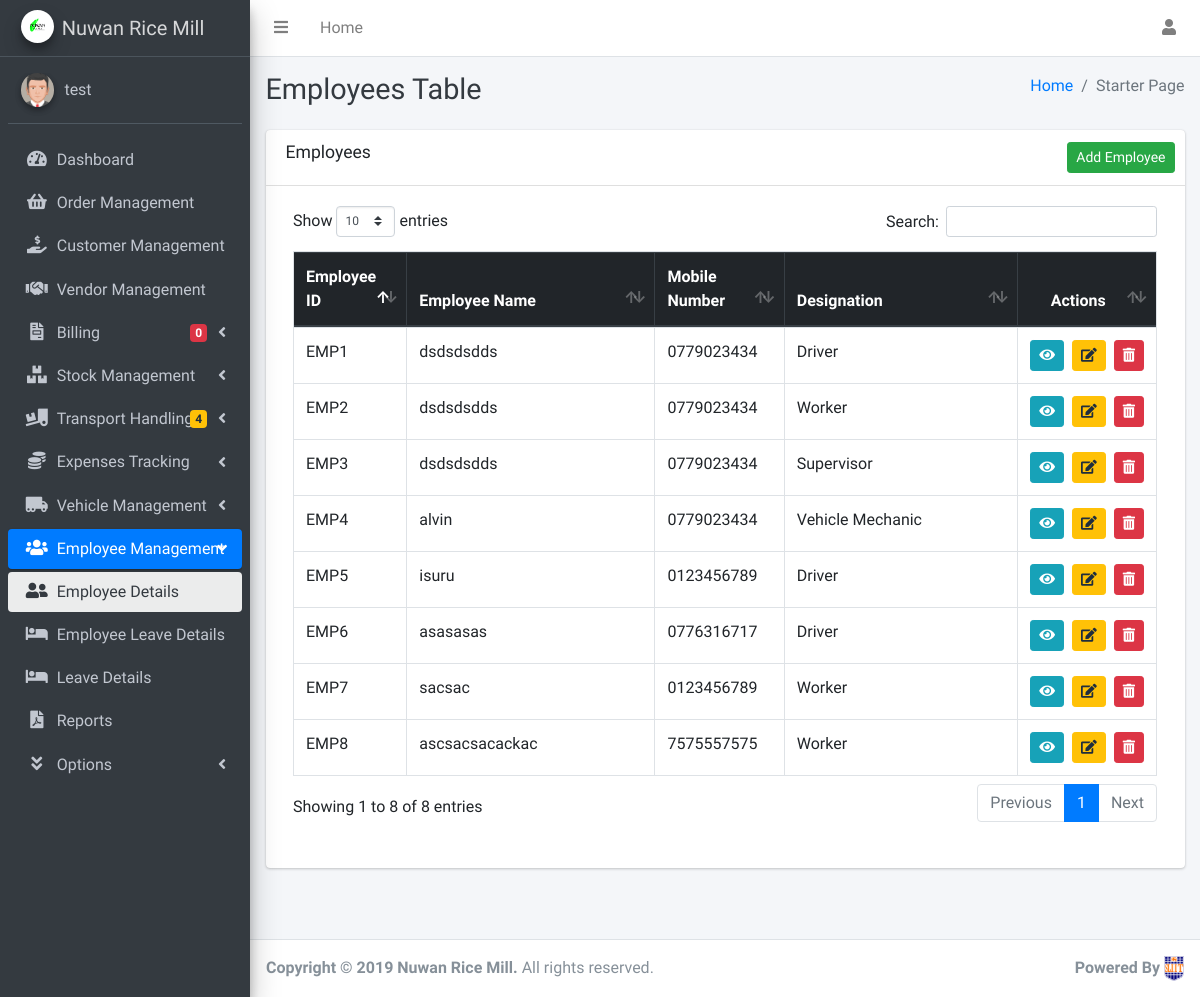
The app's page /Employee/EmployeeTable.php (signed in) with its own data.
### tables this page shows
CREATE TABLE `employee` (
  `id` int(11) NOT NULL,
  `empid` varchar(50) NOT NULL,
  `fullname` varchar(200) NOT NULL,
  `name` varchar(100) NOT NULL,
  `dob` date NOT NULL,
  `gender` varchar(10) NOT NULL,
  `nicnum` varchar(12) NOT NULL,
  `mnumber` varchar(10) NOT NULL,
  `empaddress` varchar(250) NOT NULL,
  `jondate` date NOT NULL,
  `emptype` varchar(15) NOT NULL,
  `designation` varchar(25) NOT NULL,
  `DrivingLicenNum` varchar(50) NOT NULL,
  `Imglocation` varchar(200) NOT NULL,
  `Imgstatus` varchar(2) NOT NULL
);

### Employee/EmployeeTable.php (the view, shortened to what this page needs)
<?php
include '../inc/Dashboardcalculations.php';
$query = "SELECT * FROM employee";
$employees = mysqli_query($con, $query);
?>
<!DOCTYPE html>
<html lang="en">
<head>
    <link rel="stylesheet" href="../dist/css/customCSS.css">
    <link rel="stylesheet" href="../plugins/overlayScrollbars/css/OverlayScrollbars.min.css">
    <link rel="stylesheet" href="../plugins/fontawesome-free/css/all.min.css">
    <link rel="stylesheet" href="../dist/css/adminlte.min.css">
    <link rel="stylesheet" href="../plugins/datatables-bs4/css/dataTables.bootstrap4.css">
    <link rel="stylesheet" href="../sweetalert/sweetalert2.min.css">
</head>
<body class="hold-transition sidebar-mini layout-fixed layout-navbar-fixed layout-footer-fixed">
    <div class="wrapper">
        <nav class="main-header navbar navbar-expand navbar-white navbar-light">
            <ul class="navbar-nav">
                <li class="nav-item">
                    <a class="nav-link" data-widget="pushmenu" href="#"><i class="fas fa-bars"></i></a>
                </li>
                <li class="nav-item d-none d-sm-inline-block">
                    <a href="#" class="nav-link">Home</a>
                </li>
            </ul>
            <ul class="navbar-nav ml-auto">
                <li class="nav-item dropdown">
                    <a class="nav-link" data-toggle="dropdown" href="#">
                        <i class="fa fa-user"></i>
                    </a>
                </li>
            </ul>
        </nav>
        <aside class="main-sidebar sidebar-dark-primary elevation-4">
            <a href="index3.html" class="brand-link">
                <img src="../dist/img/RICE.jpg" alt="Company Logo" class="brand-image img-circle elevation-3">
                <span class="brand-text font-weight-light">Nuwan Rice Mill</span>
            </a>
            <div class="sidebar">
                <div class="user-panel mt-3 pb-3 mb-3 d-flex">
                    <div class="image">
                        <img src="../dist/img/4.jpg" class="img-circle elevation-2" alt="User Image">
                    </div>
                    <div class="info">
                        <a href="#" class="d-block"><?php echo $_SESSION['username']; ?></a>
                    </div>
                </div>
                <nav class="mt-2">
                    <ul class="nav nav-pills nav-sidebar flex-column" data-widget="treeview" role="menu" data-accordion="false">
                        <li class="nav-item">
                            <a href="../index.php" class="nav-link">
                                <i class="nav-icon fas fa-tachometer-alt"></i>
                                <p>Dashboard</p>
                            </a>
                        </li>
                        <li class="nav-item">
                            <a href="../Order/OrderTable.php" class="nav-link">
                                <i class="nav-icon fas fa-shopping-basket"></i>
                                <p>Order Management</p>
                            </a>
                        </li>
                        <li class="nav-item">
                            <a href="../Customer/CustomerTable.php" class="nav-link">
                                <i class="nav-icon fas fa-hand-holding-usd"></i>
                                <p>Customer Management</p>
                            </a>
                        </li>
                        <li class="nav-item">
                            <a href="../Vendor/VendorTable.php" class="nav-link">
                                <i class="nav-icon fas fa-handshake"></i>
                                <p>Vendor Management</p>
                            </a>
                        </li>
                        <li class="nav-item has-treeview">
                            <a href="#" class="nav-link">
                                <i class="nav-icon fas fa-file-invoice"></i>
                                <p>Billing
                                    <i class="right fas fa-angle-left"></i>
                                    <span class="badge badge-danger right"><?php num_of_new_orders(); ?></span>
                                </p>
                            </a>
                        </li>
                        <li class="nav-item has-treeview">
                            <a href="#" class="nav-link ">
                                <i class="nav-icon fas fa-boxes"></i>
                                <p>Stock Management
                                    <i class="right fas fa-angle-left"></i>
                                </p>
                            </a>
                        </li>
                        <li class="nav-item has-treeview">
                            <a href="#" class="nav-link">
                                <i class="nav-icon fas fa-truck-loading"></i>
                                <p>Transport Handling
                                    <i class="right fas fa-angle-left"></i>
                                    <span class="badge badge-warning right"><?php num_of_transportAction(); ?></span>
                                </p>
                            </a>
                        </li>
                        <li class="nav-item">
                            <a href="" class="nav-link">
                                <i class="nav-icon fas fa-coins"></i>
                                <p>Expenses Tracking
                                    <i class="right fas fa-angle-left"></i>
                                </p>
                            </a>
                        </li>
                        <li class="nav-item">
                            <a href="" class="nav-link">
                                <i class="nav-icon fas fa-truck-moving"></i>
                                <p>Vehicle Management
                                    <i class="right fas fa-angle-left"></i>
                                </p>
                            </a>
                        </li>
                        <li class="nav-item has-treeview menu-open">
                            <a href="" class="nav-link active">
                                <i class="nav-icon fas fa-users"></i>
                                <p>Employee Management
                                    <i class="right fas fa-angle-left"></i>
                                </p>
                            </a>
                            <ul class="nav nav-treeview">
                                <li class="nav-item">
                                    <a href="../Employee/EmployeeTable.php" class="nav-link active">
                                        <i class="nav-icon fas fa-user-friends"></i>
                                        <p>Employee Details</p>
                                    </a>
                                </li>
                                <li class="nav-item">
                                    <a href="../Employee/Leave/LeaveManagementTable.php" class="nav-link">
                                        <i class="nav-icon fas fa-bed"></i>
                                        <p>Employee Leave Details</p>
                                    </a>
                                </li>
                                <li class="nav-item">
                                    <a href="../Employee/Leave/LeaveTypeTable.php" class="nav-link">
                                        <i class="nav-icon fas fa-bed"></i>
                                        <p>Leave Details</p>
                                    </a>
                                </li>
                            </ul>
                        </li>
                        <li class="nav-item">
                            <a href="../Reports/EmployeeReport.php" class="nav-link">
                                <i class="nav-icon fas fa-file-pdf"></i>
                                <p>Reports</p>
                            </a>
                        </li>
                        <li class="nav-item has-treeview">
                            <a href="" class="nav-link">
                                <i class="nav-icon fas fa-angle-double-down"></i>
                                <p>
                                    Options
                                    <i class="right fas fa-angle-left"></i>
                                </p>
                            </a>
                        </li>
                    </ul>
                </nav>
            </div>
        </aside>
        <div class="content-wrapper">
            <div class="content-header">
                <div class="container-fluid">
                    <div class="row mb-2">
                        <div class="col-sm-6">
                            <h1 class="m-0 text-dark">Employees <span>Table</span></h1>
                        </div>
                        <div class="col-sm-6">
                            <ol class="breadcrumb float-sm-right">
                                <li class="breadcrumb-item"><a href="#">Home</a></li>
                                <li class="breadcrumb-item active">Starter Page</li>
                            </ol>
                        </div>
                    </div>
                </div>
            </div>
            <div class="content">
                <div class="container-fluid">
                    <div class="card mb-5">
                        <div class="card-header">
                            <h3 class="card-title">Employees</h3>
                            <div class="card-tools">
                                <a href="AddEmployee.php"><button type="button" class="btn btn-success btn-sm">Add Employee</button></a>
                            </div>
                        </div>
                        <div class="card-body">
                            <div class="table-responsive">
                                <div class="dataTables_wrapper container-fluid dt-bootstrap4">
                                    <table id="example1" class="table table-bordered table-hover">
                                        <thead class="thead-dark">
                                            <tr>
                                                <th style="width: 12%">Employee ID</th>
                                                <th>Employee Name</th>
                                                <th style="width: 15%">Mobile Number</th>
                                                <th>Designation</th>
                                                <th class="text-center" style="width: 10%">Actions</th>
                                            </tr>
                                        </thead>
                                        <tbody>
                                            <?php
                                            while ($row = mysqli_fetch_assoc($employees)) {
                                                $id = $row['id'];
                                                $empID = $row['empid'];
                                                $empName = $row['name'];
                                                $empMNumber = $row['mnumber'];
                                                $designation = $row['designation'];
                                            ?>
                                                <tr>
                                                    <td><?php echo $empID ?></td>
                                                    <td><?php echo $empName ?></td>
                                                    <td><?php echo $empMNumber ?></td>
                                                    <td><?php echo $designation ?></td>
                                                    <td class="text-center">
                                                        <div class="btn-group btn-group-sm">
                                                            <a href="ViewEmployeeDetails.php?eid=<?php echo $id  ?>"><button type="button" class="btn btn-info btn-sm" data-toggle="tooltip" data-placement="top" title="View">
                                                                    <i class="fas fa-eye"></i>
                                                                </button></a> &nbsp;&nbsp;
                                                            <a href="EmployeeDetails.php?eid=<?php echo $id  ?>"><button type="button" class="btn btn-warning btn-sm" data-toggle="tooltip" data-placement="top" title="Edit">
                                                                    <i class="fas fa-edit"></i>
                                                                </button></a> &nbsp;&nbsp;
                                                            <a href="../inc/deleteemployee.php?eid=<?php echo $id  ?>" class="btn-del"><button type="button" class="btn btn-danger btn-sm" data-toggle="tooltip" data-placement="top" title="Delete">
                                                                    <i class="fas fa-trash-alt"></i>
                                                                </button></a>
                                                        </div>
                                                    </td>
                                                </tr>
                                            <?php
                                            }
                                            ?>
                                        </tbody>
                                    </table>
                                </div>
                                <br>
                            </div>
                        </div>
                    </div>
                    <br>
                </div>
            </div>
        </div>
        <footer class="main-footer">
            <strong>Copyright &copy; 2019 Nuwan Rice Mill.</strong> All rights reserved.
            <div class="float-right d-none d-sm-inline-block">
                <b>Powered By</b> <img src="../dist/img/3.png" alt="User Image">
            </div>
        </footer>
    </div>
</body>
</html>

### records on screen
employee: empid "EMP1", name "dsdsdsdds", mnumber "0779023434", designation "Driver"
employee: empid "EMP2", name "dsdsdsdds", mnumber "0779023434", designation "Worker"
employee: empid "EMP3", name "dsdsdsdds", mnumber "0779023434", designation "Supervisor"
employee: empid "EMP4", name "alvin", mnumber "0779023434", designation "Vehicle Mechanic"
employee: empid "EMP5", name "isuru", mnumber "0123456789", designation "Driver"
employee: empid "EMP6", name "asasasas", mnumber "0776316717", designation "Driver"
employee: empid "EMP7", name "sacsac", mnumber "0123456789", designation "Worker"
employee: empid "EMP8", name "ascsacsacackac", mnumber "7575557575", designation "Worker"

### other values on screen
$_SESSION['username'] "test"
$result "0"
$result "4"
